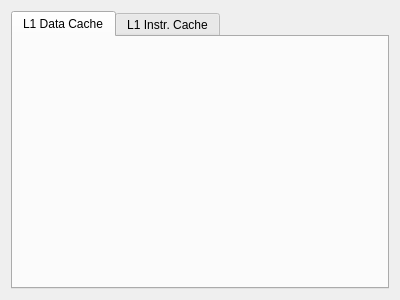
<?xml version="1.0" encoding="UTF-8"?>
<ui version="4.0">
 <class>Ripes::CacheTabWidget</class>
 <widget class="QWidget" name="Ripes::CacheTabWidget">
  <property name="geometry">
   <rect>
    <x>0</x>
    <y>0</y>
    <width>400</width>
    <height>300</height>
   </rect>
  </property>
  <property name="windowTitle">
   <string>Form</string>
  </property>
  <layout class="QGridLayout" name="gridLayout">
   <item row="0" column="0">
    <widget class="QTabWidget" name="tabWidget">
     <property name="currentIndex">
      <number>0</number>
     </property>
     <widget class="QWidget" name="tab">
      <attribute name="title">
       <string>L1 Data Cache</string>
      </attribute>
      <layout class="QGridLayout" name="gridLayout_2">
       <property name="leftMargin">
        <number>0</number>
       </property>
       <property name="topMargin">
        <number>0</number>
       </property>
       <property name="rightMargin">
        <number>0</number>
       </property>
       <property name="bottomMargin">
        <number>0</number>
       </property>
       <item row="0" column="0">
        <widget class="CacheWidget" name="dataCacheWidget" native="true"/>
       </item>
      </layout>
     </widget>
     <widget class="QWidget" name="tab_2">
      <attribute name="title">
       <string>L1 Instr. Cache</string>
      </attribute>
      <layout class="QGridLayout" name="gridLayout_3">
       <property name="leftMargin">
        <number>0</number>
       </property>
       <property name="topMargin">
        <number>0</number>
       </property>
       <property name="rightMargin">
        <number>0</number>
       </property>
       <property name="bottomMargin">
        <number>0</number>
       </property>
       <item row="0" column="0">
        <widget class="CacheWidget" name="instructionCacheWidget" native="true"/>
       </item>
      </layout>
     </widget>
    </widget>
   </item>
  </layout>
 </widget>
 <customwidgets>
  <customwidget>
   <class>CacheWidget</class>
   <extends>QWidget</extends>
   <header>cachesim/cachewidget.h</header>
   <container>1</container>
  </customwidget>
 </customwidgets>
 <resources/>
 <connections/>
</ui>
